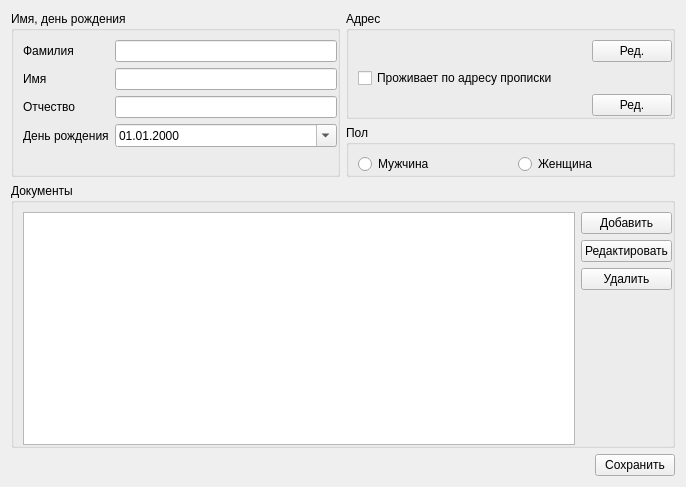
<?xml version="1.0" encoding="UTF-8"?>
<ui version="4.0">
 <class>PatientEditWidget</class>
 <widget class="QWidget" name="PatientEditWidget">
  <property name="geometry">
   <rect>
    <x>0</x>
    <y>0</y>
    <width>686</width>
    <height>487</height>
   </rect>
  </property>
  <property name="windowTitle">
   <string>Form</string>
  </property>
  <layout class="QVBoxLayout" name="verticalLayout_2">
   <item>
    <layout class="QGridLayout" name="gridLayout_2">
     <item row="0" column="0" rowspan="2">
      <widget class="QGroupBox" name="groupBox">
       <property name="title">
        <string>Имя, день рождения</string>
       </property>
       <property name="flat">
        <bool>false</bool>
       </property>
       <property name="checkable">
        <bool>false</bool>
       </property>
       <layout class="QFormLayout" name="formLayout">
        <property name="fieldGrowthPolicy">
         <enum>QFormLayout::AllNonFixedFieldsGrow</enum>
        </property>
        <property name="formAlignment">
         <set>Qt::AlignLeading|Qt::AlignLeft|Qt::AlignTop</set>
        </property>
        <property name="rightMargin">
         <number>0</number>
        </property>
        <property name="bottomMargin">
         <number>0</number>
        </property>
        <item row="0" column="0">
         <widget class="QLabel" name="label">
          <property name="text">
           <string>Фамилия</string>
          </property>
         </widget>
        </item>
        <item row="0" column="1">
         <widget class="QLineEdit" name="m_familyName"/>
        </item>
        <item row="1" column="0">
         <widget class="QLabel" name="label_2">
          <property name="text">
           <string>Имя</string>
          </property>
         </widget>
        </item>
        <item row="1" column="1">
         <widget class="QLineEdit" name="m_name"/>
        </item>
        <item row="2" column="0">
         <widget class="QLabel" name="label_3">
          <property name="text">
           <string>Отчество</string>
          </property>
         </widget>
        </item>
        <item row="2" column="1">
         <widget class="QLineEdit" name="m_patronymic"/>
        </item>
        <item row="3" column="0">
         <widget class="QLabel" name="label_4">
          <property name="text">
           <string>День рождения</string>
          </property>
         </widget>
        </item>
        <item row="3" column="1">
         <widget class="QDateEdit" name="m_birthDay">
          <property name="displayFormat">
           <string>dd.MM.yyyy</string>
          </property>
          <property name="calendarPopup">
           <bool>true</bool>
          </property>
         </widget>
        </item>
       </layout>
      </widget>
     </item>
     <item row="0" column="1">
      <widget class="QGroupBox" name="groupBox_4">
       <property name="title">
        <string>Адрес</string>
       </property>
       <layout class="QGridLayout" name="gridLayout">
        <property name="rightMargin">
         <number>0</number>
        </property>
        <property name="bottomMargin">
         <number>0</number>
        </property>
        <item row="0" column="0">
         <widget class="QLabel" name="m_mailingAddressLabel">
          <property name="sizePolicy">
           <sizepolicy hsizetype="Expanding" vsizetype="Preferred">
            <horstretch>0</horstretch>
            <verstretch>0</verstretch>
           </sizepolicy>
          </property>
          <property name="text">
           <string/>
          </property>
          <property name="alignment">
           <set>Qt::AlignLeading|Qt::AlignLeft|Qt::AlignTop</set>
          </property>
          <property name="wordWrap">
           <bool>true</bool>
          </property>
         </widget>
        </item>
        <item row="2" column="0">
         <widget class="QLabel" name="m_actualAddressLabel">
          <property name="sizePolicy">
           <sizepolicy hsizetype="Expanding" vsizetype="Preferred">
            <horstretch>0</horstretch>
            <verstretch>0</verstretch>
           </sizepolicy>
          </property>
          <property name="text">
           <string/>
          </property>
          <property name="alignment">
           <set>Qt::AlignLeading|Qt::AlignLeft|Qt::AlignTop</set>
          </property>
          <property name="wordWrap">
           <bool>true</bool>
          </property>
         </widget>
        </item>
        <item row="0" column="1">
         <widget class="QPushButton" name="m_editMailingAddress">
          <property name="sizePolicy">
           <sizepolicy hsizetype="Maximum" vsizetype="Fixed">
            <horstretch>0</horstretch>
            <verstretch>0</verstretch>
           </sizepolicy>
          </property>
          <property name="text">
           <string>Ред.</string>
          </property>
         </widget>
        </item>
        <item row="2" column="1">
         <widget class="QPushButton" name="m_editActualAddress">
          <property name="sizePolicy">
           <sizepolicy hsizetype="Maximum" vsizetype="Fixed">
            <horstretch>0</horstretch>
            <verstretch>0</verstretch>
           </sizepolicy>
          </property>
          <property name="text">
           <string>Ред.</string>
          </property>
         </widget>
        </item>
        <item row="1" column="0" colspan="2">
         <widget class="QCheckBox" name="m_mailingAddressIsActual">
          <property name="text">
           <string>Проживает по адресу прописки</string>
          </property>
         </widget>
        </item>
       </layout>
      </widget>
     </item>
     <item row="1" column="1">
      <widget class="QGroupBox" name="groupBox_3">
       <property name="title">
        <string>Пол</string>
       </property>
       <layout class="QHBoxLayout" name="horizontalLayout_2">
        <property name="rightMargin">
         <number>0</number>
        </property>
        <property name="bottomMargin">
         <number>0</number>
        </property>
        <item>
         <widget class="QRadioButton" name="m_male">
          <property name="text">
           <string>Мужчина</string>
          </property>
         </widget>
        </item>
        <item>
         <widget class="QRadioButton" name="m_female">
          <property name="text">
           <string>Женщина</string>
          </property>
         </widget>
        </item>
       </layout>
      </widget>
     </item>
     <item row="2" column="0" colspan="2">
      <widget class="QGroupBox" name="groupBox_2">
       <property name="title">
        <string>Документы</string>
       </property>
       <layout class="QHBoxLayout" name="horizontalLayout">
        <property name="leftMargin">
         <number>9</number>
        </property>
        <property name="rightMargin">
         <number>0</number>
        </property>
        <property name="bottomMargin">
         <number>0</number>
        </property>
        <item>
         <widget class="QTableWidget" name="m_documentTable">
          <property name="editTriggers">
           <set>QAbstractItemView::NoEditTriggers</set>
          </property>
          <property name="selectionBehavior">
           <enum>QAbstractItemView::SelectRows</enum>
          </property>
          <attribute name="horizontalHeaderHighlightSections">
           <bool>false</bool>
          </attribute>
          <attribute name="verticalHeaderVisible">
           <bool>false</bool>
          </attribute>
          <attribute name="verticalHeaderHighlightSections">
           <bool>false</bool>
          </attribute>
         </widget>
        </item>
        <item>
         <layout class="QVBoxLayout" name="verticalLayout">
          <item>
           <widget class="QPushButton" name="m_addDocument">
            <property name="text">
             <string>Добавить</string>
            </property>
           </widget>
          </item>
          <item>
           <widget class="QPushButton" name="m_editDocument">
            <property name="text">
             <string>Редактировать</string>
            </property>
           </widget>
          </item>
          <item>
           <widget class="QPushButton" name="m_deleteDocument">
            <property name="text">
             <string>Удалить</string>
            </property>
           </widget>
          </item>
          <item>
           <spacer name="verticalSpacer">
            <property name="orientation">
             <enum>Qt::Vertical</enum>
            </property>
            <property name="sizeHint" stdset="0">
             <size>
              <width>20</width>
              <height>40</height>
             </size>
            </property>
           </spacer>
          </item>
         </layout>
        </item>
       </layout>
      </widget>
     </item>
    </layout>
   </item>
   <item>
    <layout class="QHBoxLayout" name="horizontalLayout_3">
     <item>
      <spacer name="horizontalSpacer">
       <property name="orientation">
        <enum>Qt::Horizontal</enum>
       </property>
       <property name="sizeHint" stdset="0">
        <size>
         <width>40</width>
         <height>20</height>
        </size>
       </property>
      </spacer>
     </item>
     <item>
      <widget class="QPushButton" name="m_save">
       <property name="text">
        <string>Сохранить</string>
       </property>
      </widget>
     </item>
    </layout>
   </item>
  </layout>
 </widget>
 <tabstops>
  <tabstop>m_familyName</tabstop>
  <tabstop>m_name</tabstop>
  <tabstop>m_patronymic</tabstop>
  <tabstop>m_documentTable</tabstop>
  <tabstop>m_addDocument</tabstop>
  <tabstop>m_editDocument</tabstop>
  <tabstop>m_deleteDocument</tabstop>
 </tabstops>
 <resources/>
 <connections/>
</ui>
